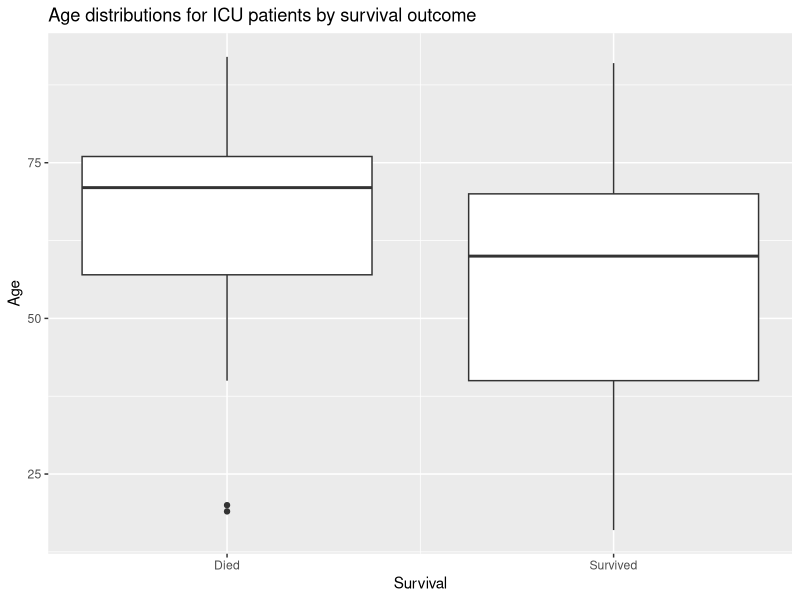
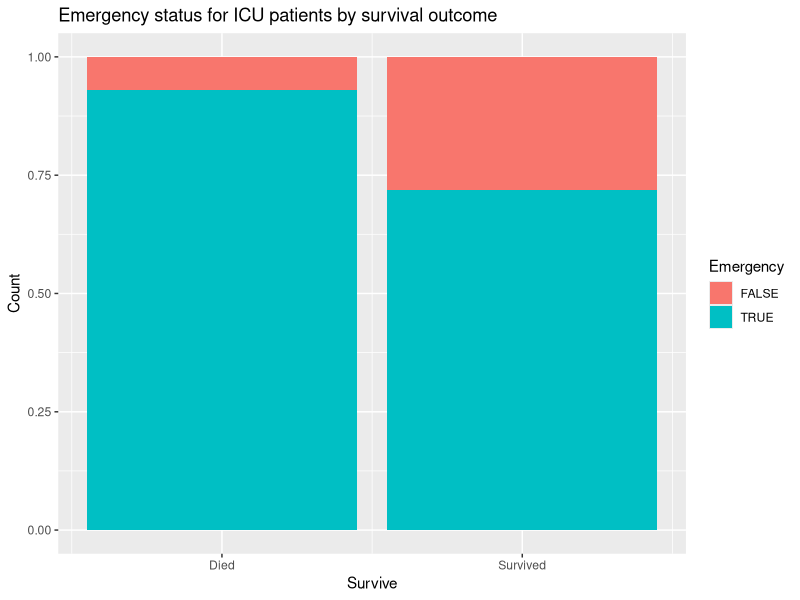
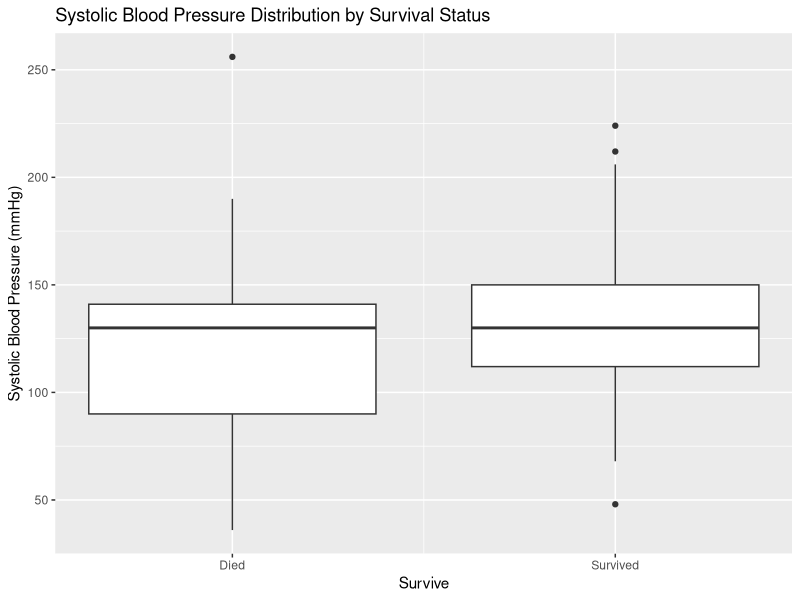

These figures' R source, in order:
## ---- chunk 1
library(tidyverse) 
library(broom)
icu <- read_csv("data/icu.csv")
icu_test <- read_csv("data/icu_test.csv")
## ---- chunk 2
ggplot(data=icu,aes(x=survive,y=age)) +
  geom_boxplot(aes(group=survive)) +
  labs(title="Age distributions for ICU patients by survival outcome",
       y = "Age",
       x= "Survival") +
  scale_x_continuous(breaks = c(0,1), labels=c("Died","Survived"))

## ---- chunk 3
ggplot(data=icu, aes(x=survive, fill=(emergency == 1))) +
  geom_bar(position="fill") + 
  labs(title="Emergency status for ICU patients by survival outcome",
       fill="Emergency",
       x = "Survive",
       y = "Count") + 
  scale_x_continuous(breaks = c(0,1), labels=c("Died","Survived"))
## ---- chunk 4
ggplot(data=icu, aes(x=survive, y=sysbp)) +
  geom_boxplot(aes(group=survive)) +
  labs(title = "Systolic Blood Pressure Distribution by Survival Status",
       y = "Systolic Blood Pressure (mmHg)",
       x = "Survive") + 
  scale_x_continuous(breaks = c(0,1), labels=c("Died","Survived"))
## ---- chunk 5
m_log_reg <-
  glm(data = icu, 
      survive ~ age + sysbp + emergency, 
      family = binomial)
tidy(m_log_reg)
## ---- chunk 6
pat_age <- 87
pat_sysbp <- 88
pat_emergency <- 1

new_data <- data.frame(age = pat_age, sysbp = pat_sysbp, emergency = pat_emergency)

pred_surv <- augment(m_log_reg, newdata = new_data)
pred_surv

## ---- chunk 7
odds <- exp(-0.21986813)
prob = odds / (1 + odds)
prob
## ---- chunk 8
pat2_sysbp <- 80

#.50 < (exp(3.79532688 -0.03567972age + (0.01053840 * pat2_sysbp) -1.83843786 * 1)) / (1 + exp(3.79532688 - 0.03567972age + (0.01053840 * pat2_sysbp) + (-1.83843786 * 1)))

# 1 < exp(3.79532688 -0.03567972age + (0.01053840 * pat2_sysbp) -1.83843786 * 1)
# 0 < (3.79532688 -0.03567972age + (0.01053840 * pat2_sysbp) -1.83843786) 
# 0.03567972age < 3.79532688 + (0.01053840 * pat2_sysbp) - 1.83843786
# age < (3.79532688 + (0.01053840 * pat2_sysbp) - 1.83843786) / 0.03567972
pat2_age = (3.79532688 + (0.01053840 * pat2_sysbp) - 1.83843786) / 0.03567972
pat2_age
## ---- chunk 9
new_data_2 <- data.frame(age = icu_test$age, 
                         sysbp = icu_test$sysbp, 
                         emergency = icu_test$emergency, 
                         survived = icu_test$survive)

pred_surv_2 <- augment(m_log_reg, newdata = new_data_2, type.predict = "response")
pred_surv_2
